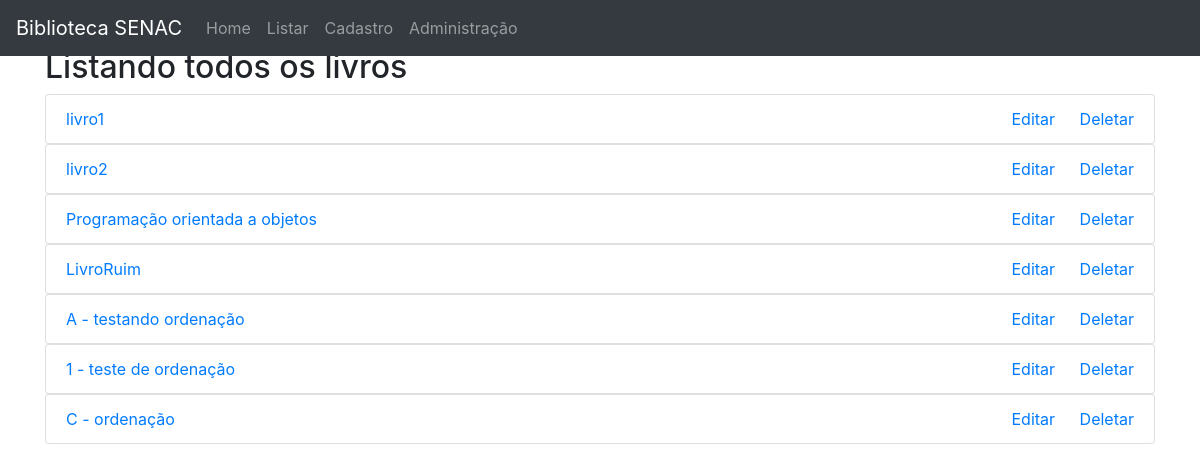
Page /livros/listar on the earlier database version.
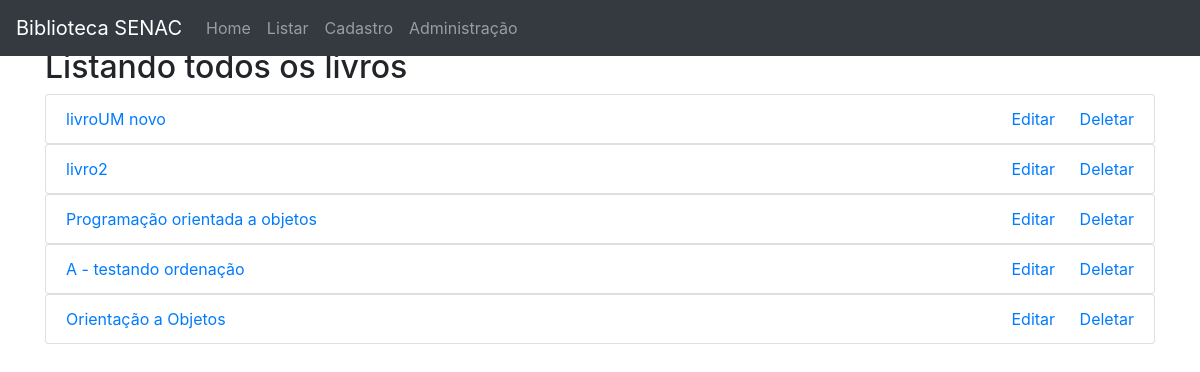
Same page on the later database version.
### livros/models.py (models this page shows, shortened)
class Livros(models.Model):
    titulo = models.CharField(max_length=150)
    descricao = models.CharField(max_length=400)
    editora = models.CharField(max_length=200)
    quantidade = models.IntegerField()
    data_cadastro = models.DateTimeField(auto_now_add=True)
    class Meta:
        verbose_name_plural = 'Livros'

### livros/views.py (the view)
# urls.py: path('listar', views.listar, name='listar'),
def listar(request):
    livros = Livros.objects.all()
    return render(request, 'livros/listar.html', {'livros': livros})

### livros/templates/livros/listar.html (shortened to what this page needs)
{% extends 'livros/base.html' %}
{% load bootstrap4 %}
{% block content %}
    <div class='container mt-5'>
        <h2>Listando todos os livros</h2>
        {%for livro in livros%}
            <ul class="list-group">
                <li class="list-group-item d-flex justify-content-between align-items-center">
                    <a href="/livros/{{livro.id}}" style='text-decoration:none;'>{{livro.titulo}}</a>
                    <div>
                    <a href="/livros/editar/{{livro.id}}" style='text-decoration:none; padding-right:20px'>Editar</a>
                    <a href="/livros/deletar/{{livro.id}}" style='text-decoration:none;'>Deletar</a>
                    </div>
                </li>
            </ul>
        {%endfor%}
    </div>
{%endblock%}

Differences in the rows shown:
removed Livros: titulo "LivroRuim"
removed Livros: titulo "1 - teste de ordenação"
removed Livros: titulo "C - ordenação"
changed Livros: titulo "livro1" → "livroUM novo"
added Livros: titulo "Orientação a Objetos"
